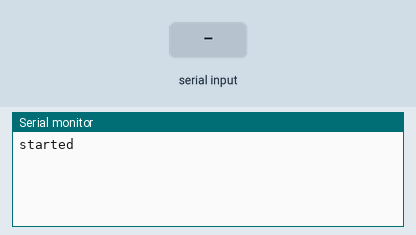
A program run on a simulated ESP32. Shown: the last lines printed to the serial monitor. Inputs (shaded band) come from the test bench.

Above: at 1.3 s.
1.4 s: "1" received over the second serial link
At 2.6 s:
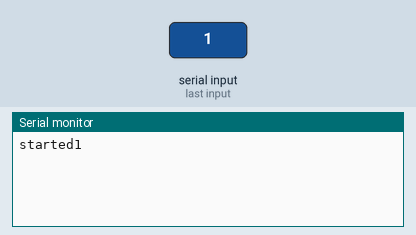
2.9 s: "0" received over the second serial link
At 4.0 s:
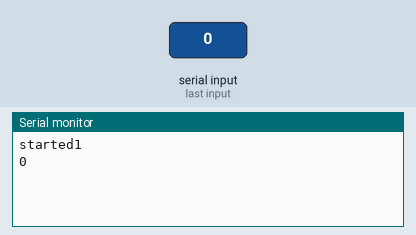
4.4 s: "2" received over the second serial link
At 5.2 s:
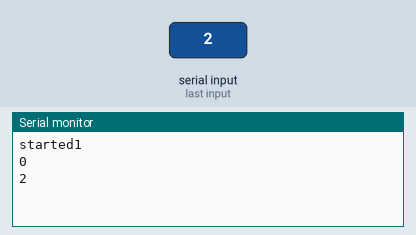

Measured:
- after the input at 1.4 s, the serial monitor: prints a new line at once (image 1)
- after the input at 2.9 s, the serial monitor: prints a new line at once (image 2)
- after the input at 4.4 s, the serial monitor: prints a new line at once (image 3)

The program:

main.cpp
```cpp
#include <WiFi.h>


// gpio 16/17
// https://github.com/espressif/arduino-esp32/blob/master/cores/esp32/HardwareSerial.cpp

HardwareSerial Serial2(2);


void setup() {
    delay(100);
    Serial2.begin(9600);
    Serial.begin(9600);

    Serial.printf("started");
}

int i=0;

void loop() {
    while(Serial2.available()) {
        Serial.printf("%c\n", (char)Serial2.read());
    }
    Serial2.printf("%d\n",i++);
    delay(100);
}
```
